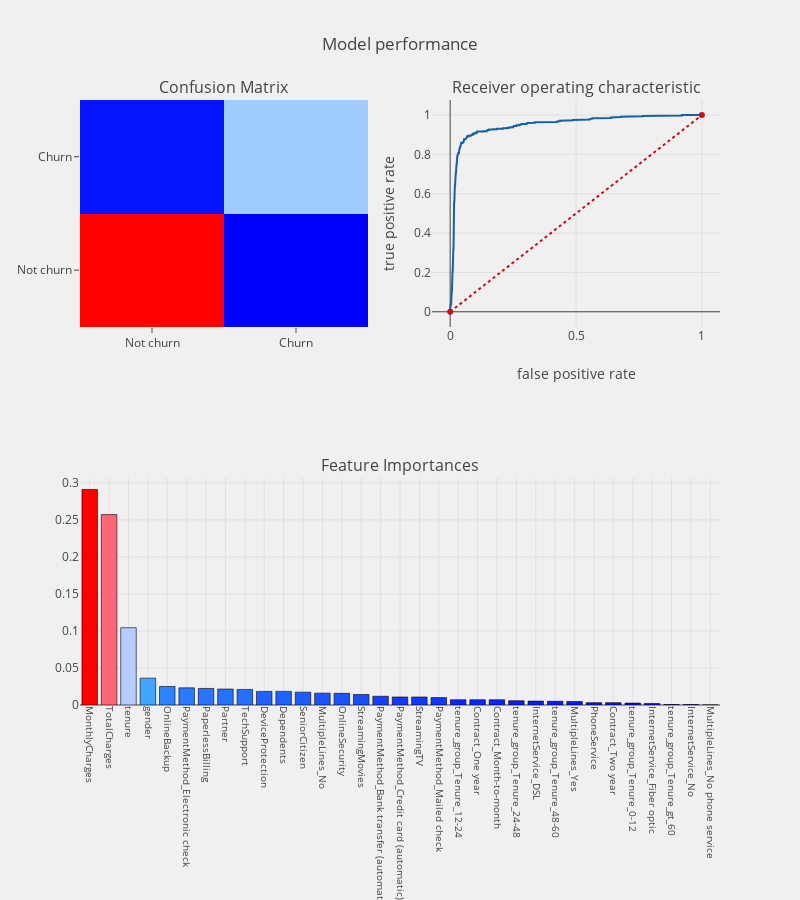

The notebook cell this image was saved under:
### Code cell
from xgboost import XGBClassifier

xgc = XGBClassifier(base_score=0.5, booster='gbtree', colsample_bylevel=1,
                    colsample_bytree=1, gamma=0, learning_rate=0.9, max_delta_step=0,
                    max_depth = 7, min_child_weight=1, missing=None, n_estimators=100,
                    n_jobs=1, nthread=None, objective='binary:logistic', random_state=0,
                    reg_alpha=0, reg_lambda=1, scale_pos_weight=1, seed=None,
                    silent=True, subsample=1)


telecom_churn_prediction(xgc,os_smote_X,test_X,os_smote_Y,test_Y,
                         cols,"features",threshold_plot = True)

### Figure 1 — Plotly figure (JSON) as saved in the notebook; plotly's stock layout.template omitted (floating-point values rounded to 4 significant figures; data arrays with more than 128 entries replaced by an {"elided": "..."} marker saying what was removed)
{"data": [{"colorscale": "Picnic", "name": "matrix", "showscale": false, "type": "heatmap", "uid": "43e35d98-d177-11e8-b5fb-acde48001122", "x": ["Not churn", "Churn"], "xaxis": "x", "y": ["Not churn", "Churn"], "yaxis": "y", "z": [[1212, 56], [70, 420]]}, {"line": {"color": "rgb(22, 96, 167)", "width": 2}, "name": "Roc : 0.9064894096439838", "type": "scatter", "uid": "43e3bde2-d177-11e8-b5fb-acde48001122", "x": {"elided": "224 float values"}, "xaxis": "x2", "y": {"elided": "224 float values"}, "yaxis": "y2"}, {"line": {"color": "rgb(205, 12, 24)", "dash": "dot", "width": 2}, "type": "scatter", "uid": "43e44014-d177-11e8-b5fb-acde48001122", "x": [0, 1], "xaxis": "x2", "y": [0, 1], "yaxis": "y2"}, {"marker": {"color": [0.2912, 0.2572, 0.1044, 0.0363, 0.02499, 0.02315, 0.02236, 0.02157, 0.02104, 0.01841, 0.01841, 0.01736, 0.01604, 0.01578, 0.0142, 0.01184, 0.01078, 0.01078, 0.009995, 0.007102, 0.007102, 0.007102, 0.005786, 0.00526, 0.004997, 0.004734, 0.003156, 0.003156, 0.00263, 0.002104, 0.000526, 0.000526, 0], "colorscale": "Picnic", "line": {"color": "black", "width": 0.6}}, "name": "coefficients", "type": "bar", "uid": "43e4ab3a-d177-11e8-b5fb-acde48001122", "x": ["MonthlyCharges", "TotalCharges", "tenure", "gender", "OnlineBackup", "PaymentMethod_Electronic check", "PaperlessBilling", "Partner", "TechSupport", "DeviceProtection", "Dependents", "SeniorCitizen", "MultipleLines_No", "OnlineSecurity", "StreamingMovies", "PaymentMethod_Bank transfer (automatic)", "PaymentMethod_Credit card (automatic)", "StreamingTV", "PaymentMethod_Mailed check", "tenure_group_Tenure_12-24", "Contract_One year", "Contract_Month-to-month", "tenure_group_Tenure_24-48", "InternetService_DSL", "tenure_group_Tenure_48-60", "MultipleLines_Yes", "PhoneService", "Contract_Two year", "tenure_group_Tenure_0-12", "InternetService_Fiber optic", "tenure_group_Tenure_gt_60", "InternetService_No", "MultipleLines_No phone service"], "xaxis": "x3", "y": [0.2912, 0.2572, 0.1044, 0.0363, 0.02499, 0.02315, 0.02236, 0.02157, 0.02104, 0.01841, 0.01841, 0.01736, 0.01604, 0.01578, 0.0142, 0.01184, 0.01078, 0.01078, 0.009995, 0.007102, 0.007102, 0.007102, 0.005786, 0.00526, 0.004997, 0.004734, 0.003156, 0.003156, 0.00263, 0.002104, 0.000526, 0.000526, 0], "yaxis": "y3"}], "layout": {"annotations": [{"font": {"size": 16}, "showarrow": false, "text": "Confusion Matrix", "x": 0.225, "xanchor": "center", "xref": "paper", "y": 1, "yanchor": "bottom", "yref": "paper"}, {"font": {"size": 16}, "showarrow": false, "text": "Receiver operating characteristic", "x": 0.775, "xanchor": "center", "xref": "paper", "y": 1, "yanchor": "bottom", "yref": "paper"}, {"font": {"size": 16}, "showarrow": false, "text": "Feature Importances", "x": 0.5, "xanchor": "center", "xref": "paper", "y": 0.375, "yanchor": "bottom", "yref": "paper"}], "autosize": false, "height": 900, "margin": {"b": 195}, "paper_bgcolor": "rgba(240,240,240, 0.95)", "plot_bgcolor": "rgba(240,240,240, 0.95)", "showlegend": false, "title": "Model performance", "width": 800, "xaxis": {"anchor": "y", "domain": [0, 0.45]}, "xaxis2": {"anchor": "y2", "domain": [0.55, 1], "title": "false positive rate"}, "xaxis3": {"anchor": "y3", "domain": [0, 1], "showgrid": true, "tickangle": 90, "tickfont": {"size": 10}}, "yaxis": {"anchor": "x", "domain": [0.625, 1]}, "yaxis2": {"anchor": "x2", "domain": [0.625, 1], "title": "true positive rate"}, "yaxis3": {"anchor": "x3", "domain": [0, 0.375]}}}
